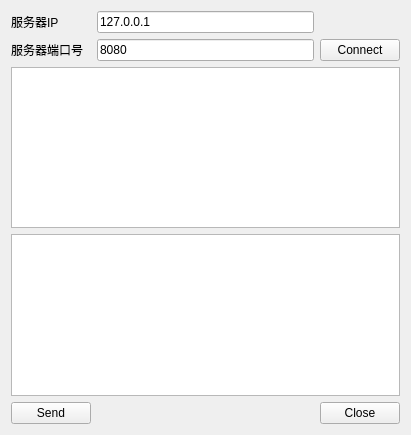
<?xml version="1.0" encoding="UTF-8"?>
<ui version="4.0">
 <class>ClientWeight</class>
 <widget class="QWidget" name="ClientWeight">
  <property name="geometry">
   <rect>
    <x>0</x>
    <y>0</y>
    <width>411</width>
    <height>435</height>
   </rect>
  </property>
  <property name="windowTitle">
   <string>Form</string>
  </property>
  <layout class="QGridLayout" name="gridLayout">
   <item row="0" column="0">
    <widget class="QLabel" name="label">
     <property name="text">
      <string>服务器IP</string>
     </property>
    </widget>
   </item>
   <item row="0" column="1">
    <widget class="QLineEdit" name="IP_Button">
     <property name="text">
      <string>127.0.0.1</string>
     </property>
    </widget>
   </item>
   <item row="1" column="0">
    <widget class="QLabel" name="label_2">
     <property name="text">
      <string>服务器端口号</string>
     </property>
    </widget>
   </item>
   <item row="1" column="1">
    <widget class="QLineEdit" name="Portbutton">
     <property name="text">
      <string>8080</string>
     </property>
    </widget>
   </item>
   <item row="2" column="0" colspan="3">
    <widget class="QTextEdit" name="ReadEdit">
     <property name="readOnly">
      <bool>true</bool>
     </property>
    </widget>
   </item>
   <item row="3" column="0" colspan="3">
    <widget class="QTextEdit" name="WriteEdit"/>
   </item>
   <item row="4" column="0">
    <widget class="QPushButton" name="SendButton">
     <property name="text">
      <string>Send</string>
     </property>
    </widget>
   </item>
   <item row="4" column="1">
    <spacer name="horizontalSpacer">
     <property name="orientation">
      <enum>Qt::Horizontal</enum>
     </property>
     <property name="sizeHint" stdset="0">
      <size>
       <width>192</width>
       <height>20</height>
      </size>
     </property>
    </spacer>
   </item>
   <item row="4" column="2">
    <widget class="QPushButton" name="CloseButton">
     <property name="text">
      <string>Close</string>
     </property>
    </widget>
   </item>
   <item row="1" column="2">
    <widget class="QPushButton" name="Connect_Button">
     <property name="text">
      <string>Connect</string>
     </property>
    </widget>
   </item>
  </layout>
 </widget>
 <resources/>
 <connections/>
</ui>
